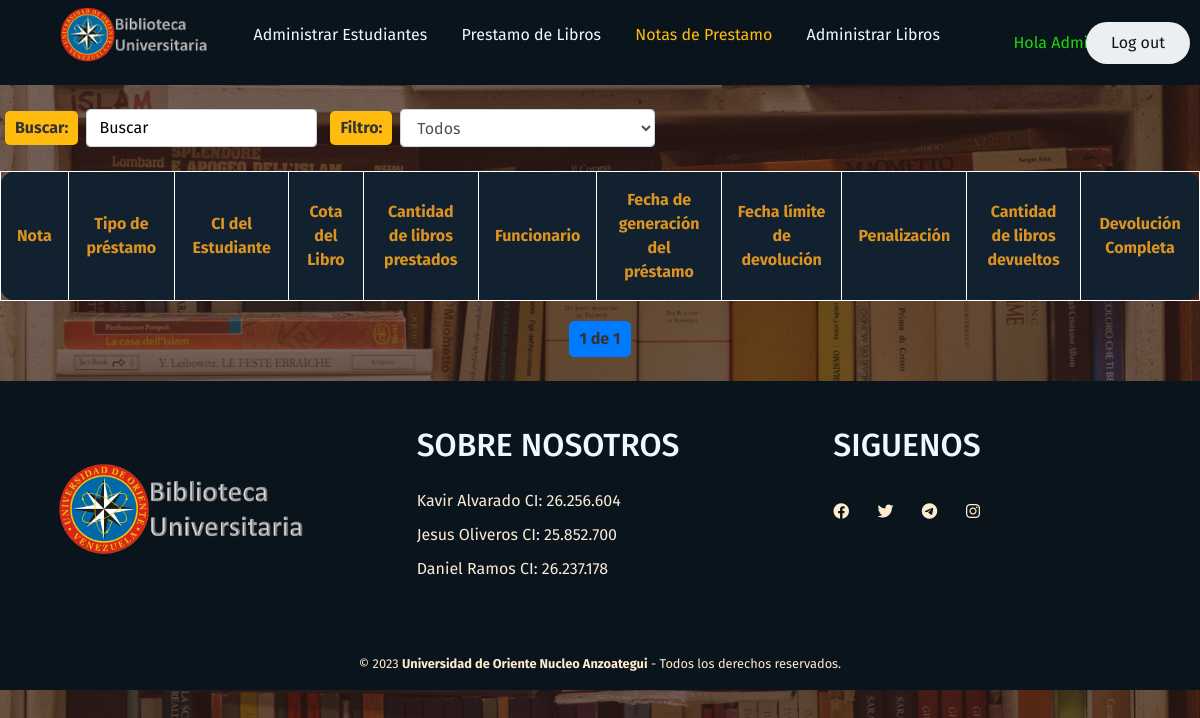
/notasprestamo/ (signed in), run on an earlier commit of the app's database.
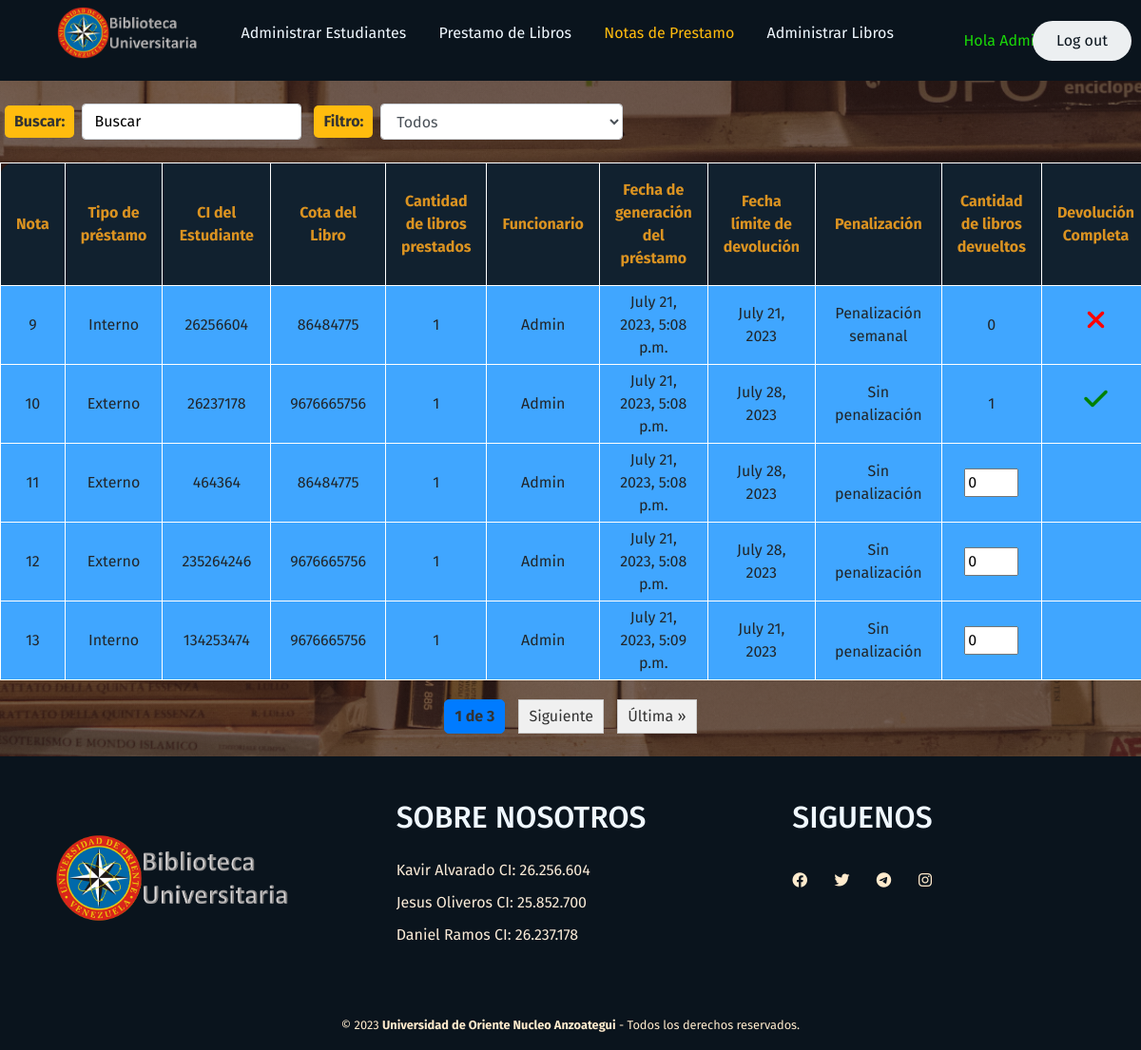
And on a later commit of the database.
### GenerarPrestamo/models.py (models this page shows, shortened)
class Prestamo(models.Model):
    id = models.AutoField(primary_key=True, verbose_name="Nota de Prestamo")
    estudiante=models.ForeignKey(Estudiante, on_delete=models.CASCADE, verbose_name="Estudiante")
    libro=models.ForeignKey(Libro, on_delete=models.CASCADE, verbose_name="Libro")
    tipo = models.CharField(max_length=7, choices=TIPO_CHOICES, verbose_name="Tipo de Prestamo")
    cantidad = models.PositiveIntegerField(validators=[MinValueValidator(1)],verbose_name="Cantidad del libro")
    limite=models.DateField(editable=False, verbose_name="Fecha límite de Devolución")
    fecha=models.DateTimeField(auto_now_add=True)
    funcionario = models.ForeignKey(User, on_delete=models.SET_NULL, null=True, editable=False)
    penalizacion = models.CharField(max_length=50, default='Sin penalización')
    cantidad_devuelta = models.PositiveIntegerField(default=0,verbose_name="Cantidad Devuelta")
    devuelto = models.BooleanField(default=False, editable=False, verbose_name="Devuetlo")
    class Meta:
        verbose_name='prestamo'
        verbose_name_plural='prestamos'

### AdministrarEstudiantes/models.py (models this page shows)
class Estudiante(models.Model):# Creación de la tabla con el nombre Estudiante
    id = models.CharField(primary_key=True, max_length=20, verbose_name="CI del Estudiante")
    nombre=models.CharField(max_length=20, verbose_name="Nombre del Estudiante")
    email=models.EmailField(max_length=50, verbose_name="Correo Electrónico")
    direccion=models.CharField(max_length=50, verbose_name="Dirección del Estudiante")
    tfno=models.CharField(max_length=20, verbose_name="Número Telefónico")
    fecha=models.DateTimeField(auto_now_add=True, verbose_name="Fecha del Registro")
    devoluciones=models.IntegerField(default=0, verbose_name="Devoluciones")
    estatus = models.CharField(max_length=30, default='Habilitado')
    def __str__(self):
        return self.id
    class Meta:
        verbose_name='estudiante'
        verbose_name_plural='estudiantes'

### AdministrarLibros/models.py (models this page shows)
class Libro(models.Model):# Tabla con el nombre Libro
    nombre=models.CharField(max_length=50, verbose_name="Nombre del Libro")
    id=models.CharField(max_length=30, verbose_name="Cota del Libro", primary_key=True)
    autor=models.CharField(max_length=50, verbose_name="Autor del libro")
    tipo=models.CharField(max_length=8, choices=Choice_Libro ,verbose_name="Tipo del libro")
    cantidadint=models.PositiveIntegerField(validators=[MinValueValidator(1)], verbose_name="Copias Internas")
    cantidadext=models.PositiveIntegerField(validators=[MinValueValidator(0)], verbose_name="Copias Externas")
    categoria=models.CharField(max_length=20, verbose_name="Categoria del Libro")
    descripcion = models.CharField(max_length=50, verbose_name="Descripcion del Libro")
    fecha=models.DateTimeField(auto_now_add=True, verbose_name="Fecha del Ingreso")
    def __str__(self):
        return self.id
    class Meta:
        verbose_name='libro'
        verbose_name_plural='libros'

### NotasPrestamo/views.py (the view, shortened to what this page needs)
# urls.py: path('',views.notas_prestamo, name="NotasPrestamo"),
def notas_prestamo(request):
    notas=Prestamo.objects.all()
    query = request.GET.get('q')
    if query:
        notas = notas.filter(
            Q(id__icontains=query) |
            Q(estudiante__id__icontains=query) |
            Q(libro__id__icontains=query) |
            Q(tipo__icontains=query) |
            Q(funcionario__username__icontains=query) |
            Q(penalizacion__icontains=query)
        )
    else:
        notas = Prestamo.objects.all()
    filtro = request.GET.get('filtro')
    elementos_por_pagina = 5
    paginator = Paginator(notas, elementos_por_pagina)
    page = request.GET.get('page')
    try:
        pagina_obj = paginator.get_page(page)
    except PageNotAnInteger:
        pagina_obj = paginator.get_page(1)
    except EmptyPage:
        pagina_obj = paginator.get_page(paginator.num_pages)
    return render(request, "notasprestamo/notasprestamo.html", {'notas':notas, 'pagina_obj':pagina_obj})

### NotasPrestamo/templates/notasprestamo/notasprestamo.html (shortened to what the changed rows need)
{% extends "base/base.html" %}
{% load static %}
{% block content %}
    <link href="{% static 'Biblioteca/bootstrap.min.css' %}" rel="stylesheet">
    <link rel="stylesheet" href="{% static 'Biblioteca/css/StylesBase.css' %}">
    <link rel="stylesheet" href="{% static 'Biblioteca/css/StylesLibros.css' %}">
    <link rel="stylesheet" href="{% static 'Biblioteca/css/StylesTablas.css' %}">
    <link rel="stylesheet" href="{% static 'Biblioteca/css/Pagination.css' %}">
    <link rel="stylesheet" href="{% static 'Biblioteca/css/Filtros.css' %}">
    <link rel="stylesheet" href="https://cdnjs.cloudflare.com/ajax/libs/font-awesome/6.4.0/css/all.min.css">
    {% if user.is_authenticated %}
        <div class="table-responsive">
            <table style="margin: auto;">
                <thead>
                    <tr>
                        <th>Nota</th>
                        <th>Tipo de préstamo</th>
                        <th>CI del Estudiante</th>
                        <th>Cota del Libro</th>
                        <th>Cantidad de libros prestados</th>
                        <th>Funcionario</th>
                        <th>Fecha de generación del préstamo</th>
                        <th>Fecha límite de devolución</th>
                        <th>Penalización</th>
                        <th>Cantidad de libros devueltos</th>
                        <th>Devolución Completa</th>
                    </tr>
                </thead>
                <tbody>
                    {% for nota in pagina_obj %}
                        <tr>
                            <td>{{nota.id}}</td>
                            <td>{{nota.tipo}}</td>
                            <td>{{nota.estudiante}}</td>
                            <td>{{nota.libro}}</td>
                            <td>{{nota.cantidad}}</td>
                            <td>{{nota.funcionario}}</td>
                            <td>{{nota.fecha}}</td>
                            <td>{{nota.limite}}</td>
                            <td>{{nota.penalizacion}}</td>
                            {% if not nota.devuelto and nota.penalizacion == 'Sin penalización' %}
                                <form method="POST">
                                    <td><input type="number" name="cantidad_devuelta" value="{{ nota.cantidad_devuelta }}"min="0" max="{{ nota.cantidad }}" required></td>
                                    <td></td>
                                </form>
                            {% elif not nota.devuelto and  nota.penalizacion == 'Penalización semanal'%}
                                <td>{{ nota.cantidad_devuelta }}</td>
                                <td><h3><i class='fa-solid fa-xmark' style='color: red;'></i></h3></td>
                            {% else %}
                                <td>{{ nota.cantidad_devuelta }}</td>
                                <td><h3><i class='fa-solid fa-check' style='color: green;'></i></h3></td>
                            {% endif %}
                        </tr>
                    {% endfor %}
                </tbody>
            </table>
            <div class="pagination">
                <span class="step-links">
                    {% for i in pagina_obj.paginator.page_range %}
                        {% if pagina_obj.number == i %}
                            <span class="current-page">{{ i }} de {{ pagina_obj.paginator.num_pages }}</span>
                        {% endif %}
                    {% endfor %}
                    {% if pagina_obj.has_next %}
                        <a href="?page={{ pagina_obj.next_page_number }}{% if request.GET.filtro %}&filtro={{ request.GET.filtro }}{% endif %}{% if request.GET.q %}&q={{ request.GET.q }}{% endif %}">Siguiente</a>
                        <a href="?page={{ pagina_obj.paginator.num_pages }}{% if request.GET.filtro %}&filtro={{ request.GET.filtro }}{% endif %}{% if request.GET.q %}&q={{ request.GET.q }}{% endif %}">Última &raquo;</a>
                    {% endif %}
                </span>
            </div>
        </div>
    {% else %}
        <h3 style="text-align: center">Perdone pero debe logearse</h3>
    {% endif %}
{% endblock %}

What changed in the data, as far as the page shows it:
added Prestamo: id "9", tipo "Interno", estudiante "26256604", libro "86484775", cantidad "1", funcionario "Admin", fecha "July 21, 2023, 5:08 p.m.", limite "July 21, 2023", penalizacion "Penalización semanal", cantidad_devuelta "0"
added Prestamo: id "10", tipo "Externo", estudiante "26237178", libro "9676665756", cantidad "1", funcionario "Admin", fecha "July 21, 2023, 5:08 p.m.", limite "July 28, 2023", penalizacion "Sin penalización", cantidad_devuelta "1"
added Prestamo: id "11", tipo "Externo", estudiante "464364", libro "86484775", cantidad "1", funcionario "Admin", fecha "July 21, 2023, 5:08 p.m.", limite "July 28, 2023", penalizacion "Sin penalización", cantidad_devuelta "0"
added Prestamo: id "12", tipo "Externo", estudiante "235264246", libro "9676665756", cantidad "1", funcionario "Admin", fecha "July 21, 2023, 5:08 p.m.", limite "July 28, 2023", penalizacion "Sin penalización", cantidad_devuelta "0"
added Prestamo: id "13", tipo "Interno", estudiante "134253474", libro "9676665756", cantidad "1", funcionario "Admin", fecha "July 21, 2023, 5:09 p.m.", limite "July 21, 2023", penalizacion "Sin penalización", cantidad_devuelta "0"
Also different on the page:
new list line: "1 de 3"
text now shown: "Siguiente Última »"
list line gone: "1 de 1"
